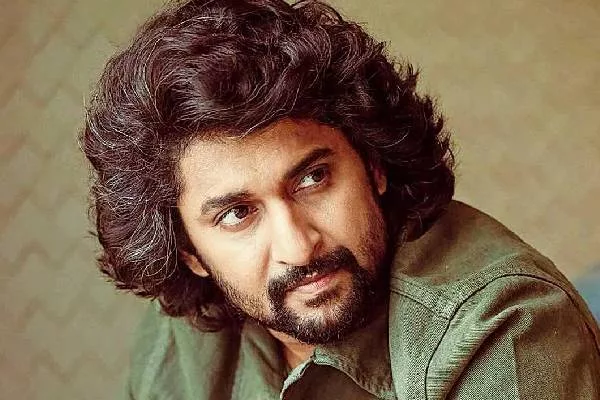
#> input picture prodigy/pixel/example.jpg, 600 x 400 px, found by its file name
$ python manipulation.py
#> lines starting #> are read from the running program, lines starting #| are printed output that depends on the picture
from PIL import Image
import numpy as np

def load_image(image_path):
    # Load image from the given path
    img = Image.open(r"C:\Users\sadan\OneDrive\Desktop\codsoft\pixel\example.jpg"  # Absolute path
)
#> img is the input picture: PIL image 600x400 RGB; mean R, G, B 122.9, 100.6, 78.1
    return img

def image_to_array(img):
    return np.array(img, dtype=np.uint8)  # Ensure the array is of type uint8

def encrypt_image(pixel_array, key):
#> called with key = 50
    encrypted_array = (pixel_array.astype(np.int16) + key) % 256  # Convert to int16 to avoid overflow
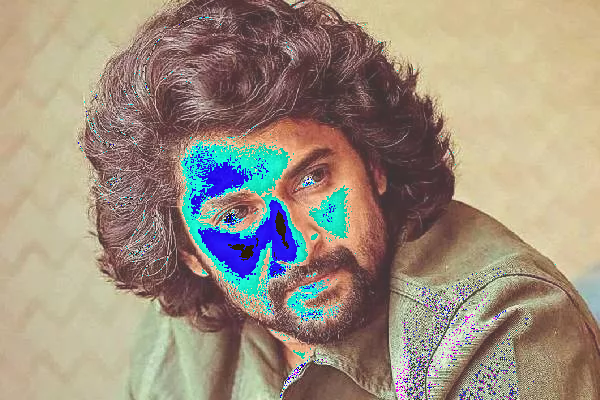
#> encrypted_array: shape (400, 600, 3) int16; mean R, G, B 157.4, 143.4, 127
    return encrypted_array.astype(np.uint8)  # Convert back to uint8

def decrypt_image(encrypted_array, key):
#> called with key = 50
    decrypted_array = (encrypted_array.astype(np.int16) - key) % 256  # Convert to int16 to avoid overflow
    return decrypted_array.astype(np.uint8)  # Convert back to uint8

def array_to_image(pixel_array):
    return Image.fromarray(pixel_array)

def save_image(img, output_path):
    img.save(output_path)

def main(image_path, key, output_encrypted_path, output_decrypted_path):
    img = load_image(image_path)
    pixel_array = image_to_array(img)

    # Encrypt the image
    encrypted_array = encrypt_image(pixel_array, key)
    encrypted_img = array_to_image(encrypted_array)
    save_image(encrypted_img, output_encrypted_path)

    # Decrypt the image
    decrypted_array = decrypt_image(encrypted_array, key)
    decrypted_img = array_to_image(decrypted_array)
    save_image(decrypted_img, output_decrypted_path)

    print(f"Encrypted image saved at {output_encrypted_path}")
    print(f"Decrypted image saved at {output_decrypted_path}")

# Example Usage
if __name__ == "__main__":
    image_path = r"C:\Users\sadan\OneDrive\Desktop\codsoft\pixel\example.jpg"  # Replace with the correct image file name
    key = 50  # Simple integer key for encryption/decryption
    output_encrypted_path = r"C:\Users\sadan\OneDrive\Desktop\codsoft\pixel\encrypted_image.png"
    output_decrypted_path = r"C:\Users\sadan\OneDrive\Desktop\codsoft\pixel\decrypted_image.png"
    main(image_path, key, output_encrypted_path, output_decrypted_path)
